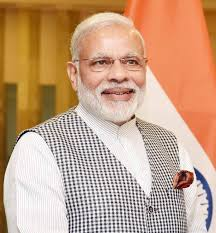
#> input picture modi.jpg, 216 x 233 px
$ jupyter execute --allow-errors face-detection.ipynb
#> lines starting #> are read from the running program, lines starting #| are printed output that depends on the picture
[cell 1]
import cv2

[cell 2]
img = cv2.imread('modi.jpg',1)
#> img is the input picture: shape (233, 216, 3); mean B, G, R 133.4, 161.7, 198.7

[cell 3]
cv2.imshow('image',img)
cv2.waitKey(0)
cv2.destroyAllWindows()

[cell 4]
#convert bgr img to grayscale img
gray_img = cv2.cvtColor(img,cv2.COLOR_BGR2GRAY)
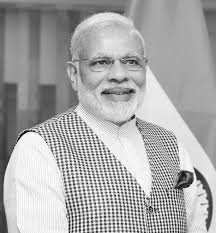
#> gray_img: shape (233, 216); min 0, max 255, mean 169.6

#> (a cell that did not finish here is left out)

#> (a cell that did not finish here is left out)

[cell 7]
#resizing the image to double its original size
resized = cv2.resize(img,(int(img.shape[1]*2),int(img.shape[0]*2)))
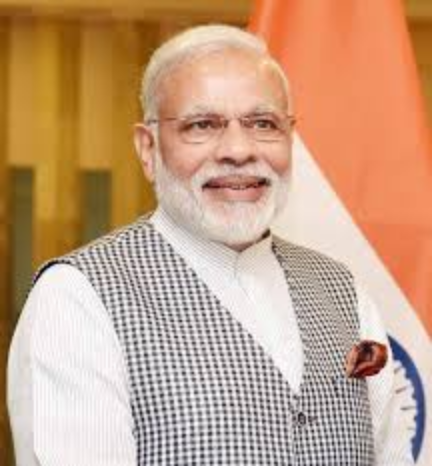
#> resized: shape (466, 432, 3); mean B, G, R 133.4, 161.7, 198.7
